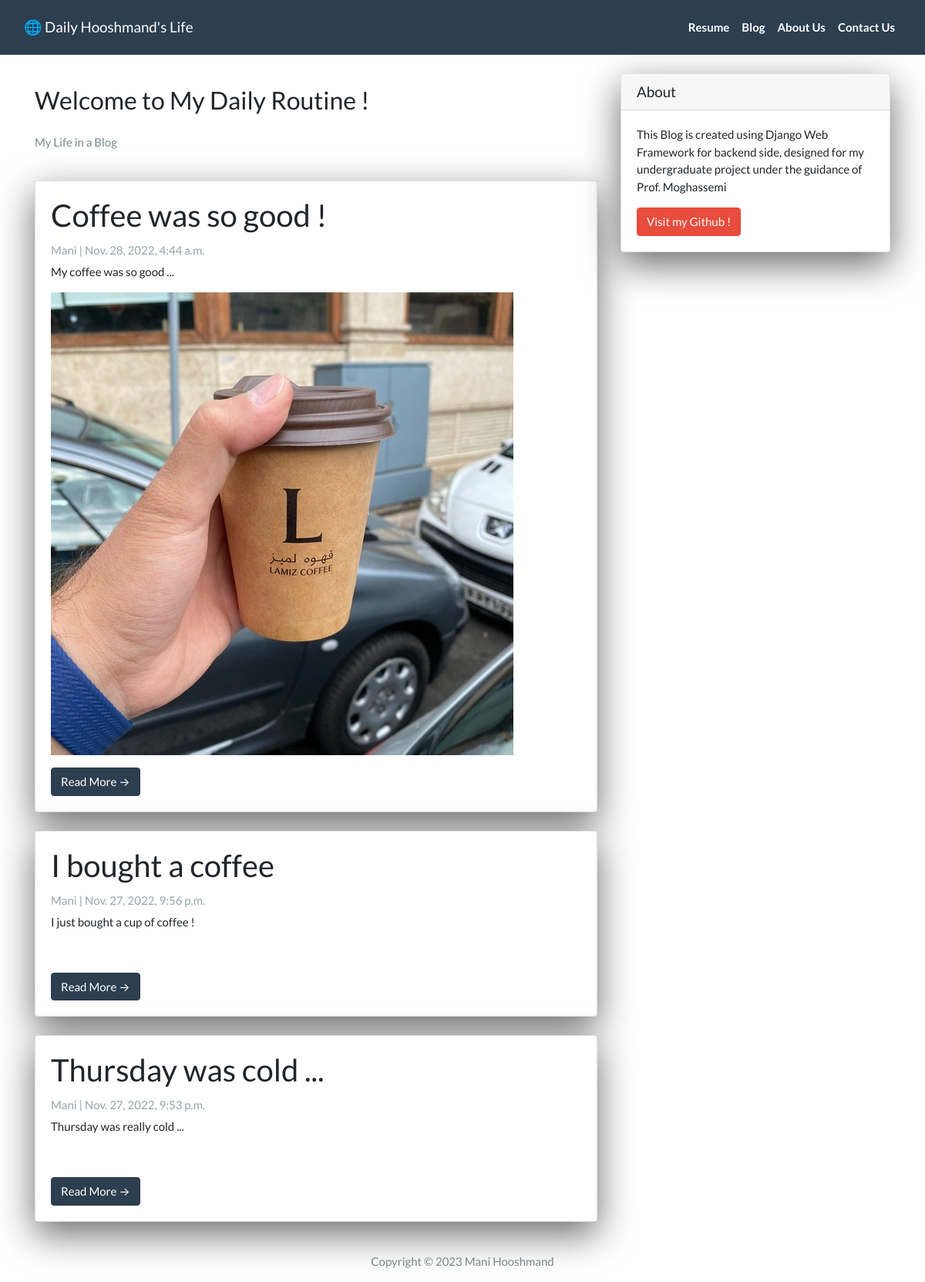
Screenshot of /blog/ with the database file from the repository.
### DH_App/models.py (models this page shows)
class Post(models.Model):
    title =  models.CharField(max_length=200, unique=True)
    slug =   models.SlugField(max_length=200, unique=True)
    image = models.ImageField(upload_to='media',blank=True, null=True)
    author = models.ForeignKey(User, on_delete=models.CASCADE, related_name='blog_posts')
    created_on = models.DateTimeField(auto_now_add=True)
    updated_on = models.DateTimeField(auto_now=True)
    content = models.TextField()
    status = models.IntegerField(choices=STATUS, default=0)

### DH_App/views.py (the view)
# urls.py: path('blog/', views.PostList.as_view(), name="blog"),
class PostList(generic.ListView):
  queryset = Post.objects.filter(status=1).order_by('-created_on')
  template_name = 'index.html'

### DH_App/templates/index.html (shortened to what this page needs)
{% extends "base.html" %}
{% block content %}
<div class="container">
  <div class="row">
    <div class="col-md-8 mt-3 left">
      <h3 class=" site-heading my-4 mt-3 text-black">Welcome to My Daily Routine ! </h3>
      <p class="text-dark">My Life in a Blog </p>
      {% for post in post_list %}
      <div class="card mb-4">
        <div class="card-body">
          <h2 class="card-title">{{ post.title }}</h2>
          <p class="card-text text-muted h6">{{ post.author }} | {{ post.created_on}} </p>
          <p class="card-text">{{post.content|slice:":200"}}</p>
          <p><img src={% if post.image %}{{post.image.url}}{% endif %}></img></p>
          <a href="{% url 'post_detail' post.slug  %}" class="btn btn-primary">Read More &rarr;</a>
        </div>
      </div>
      {% endfor %}
    </div>
    {% block sidebar %}
    {% include 'sidebar.html' %}
    {% endblock sidebar %}
  </div>
</div>
{%endblock%}

### DH_App/templates/base.html (shortened to what this page needs)
{% load static %}
<!DOCTYPE html>
<html>
<head>
  <link rel="stylesheet" href="https://stackpath.bootstrapcdn.com/bootswatch/4.5.2/flatly/bootstrap.min.css">
</head>
<body>
  <nav class="navbar navbar-expand-lg navbar-dark bg-primary" id="mainNav">
    <div class="container-fluid">
      <a class="navbar-brand" href="{% url 'home' %}">🌐 Daily Hooshmand's Life</a>
      <div class="collapse navbar-collapse" id="navbarResponsive">
        <ul class="navbar-nav ml-auto">
          <li class="nav-item text-black">
          <a class="nav-link text-black font-weight-bold" href="{% url 'resume' %}">Resume</a>
          </li>
          <li class="nav-item text-black">
          <a class="nav-link text-black font-weight-bold" href="{% url 'blog' %}">Blog</a>
          </li>
          <li class="nav-item text-black">
          <a class="nav-link text-black font-weight-bold" href="{%url 'about_us'%}">About Us</a>
          </li>
          <li class="nav-item text-black">
          <a class="nav-link text-black font-weight-bold" href="{%url 'contact' %}">Contact Us</a>
          </li>
        </ul>
      </div>
    </div>
  </nav>
  {% block content %}{% endblock content %}
  {%block footer %}
  <footer class="py-3 bg-grey">
    <p class="m-0 text-dark text-center ">Copyright &copy; 2023 Mani Hooshmand </p>
  </footer>
  {%endblock%}
</body>
</html>

### DH_App/templates/sidebar.html (shortened to what this page needs)
{% block sidebar %}
<div class="col-md-4 float-right ">
  <div class="card my-4">
    <h5 class="card-header">About</h5>
    <div class="card-body">
      <p class="card-text"> This Blog is created using Django Web Framework for backend side, designed for my undergraduate project under the guidance of Prof. Moghassemi</p>
      <a href="https://github.com/manihooshmand" class="btn btn-danger">Visit my Github !</a>
    </div>
  </div>
</div>
{% endblock sidebar %}

### DH_App/templates/sidebar.html (style rules this page uses)
.card { box-shadow: 0 16px 48px #6a6a6b; }

### rows the page displays
Post: title "Coffee was so good !", author "Mani", created_on "Nov. 28, 2022, 4:44 a.m.", content "My coffee was so good ...", image (picture)
Post: title "I bought a coffee", author "Mani", created_on "Nov. 27, 2022, 9:56 p.m.", content "I just bought a cup of coffee !"
Post: title "Thursday was cold ...", author "Mani", created_on "Nov. 27, 2022, 9:53 p.m.", content "Thursday was really cold ..."
